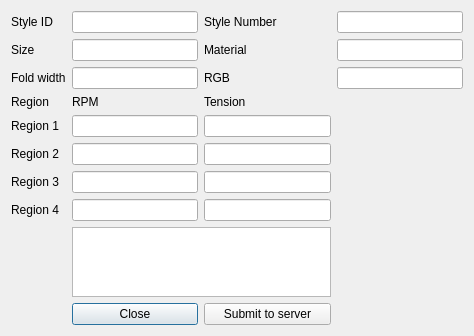
<?xml version="1.0" encoding="UTF-8"?>
<ui version="4.0">
 <class>SaveStyleForm</class>
 <widget class="QDialog" name="SaveStyleForm">
  <property name="geometry">
   <rect>
    <x>0</x>
    <y>0</y>
    <width>474</width>
    <height>269</height>
   </rect>
  </property>
  <property name="sizePolicy">
   <sizepolicy hsizetype="Fixed" vsizetype="Fixed">
    <horstretch>0</horstretch>
    <verstretch>0</verstretch>
   </sizepolicy>
  </property>
  <property name="windowTitle">
   <string>Save Style</string>
  </property>
  <layout class="QGridLayout" name="gridLayout_3">
   <item row="2" column="2">
    <widget class="QLabel" name="label_13">
     <property name="text">
      <string>Material</string>
     </property>
    </widget>
   </item>
   <item row="0" column="2">
    <widget class="QLabel" name="label">
     <property name="text">
      <string>Style Number</string>
     </property>
    </widget>
   </item>
   <item row="0" column="3">
    <widget class="QLineEdit" name="lineEdit_styleNo"/>
   </item>
   <item row="8" column="2">
    <widget class="QLineEdit" name="lineEdit_Tension_4"/>
   </item>
   <item row="0" column="1">
    <widget class="QLineEdit" name="lineEdit_styleID"/>
   </item>
   <item row="2" column="0">
    <widget class="QLabel" name="label_3">
     <property name="text">
      <string>Size</string>
     </property>
    </widget>
   </item>
   <item row="6" column="1">
    <widget class="QLineEdit" name="lineEdit_RPM_2"/>
   </item>
   <item row="12" column="1">
    <widget class="QPushButton" name="pushButton">
     <property name="text">
      <string>Close</string>
     </property>
    </widget>
   </item>
   <item row="5" column="2">
    <widget class="QLineEdit" name="lineEdit_Tension_1"/>
   </item>
   <item row="6" column="2">
    <widget class="QLineEdit" name="lineEdit_Tension_2"/>
   </item>
   <item row="12" column="2">
    <widget class="QPushButton" name="pushButton_submitToServer">
     <property name="text">
      <string>Submit to server</string>
     </property>
    </widget>
   </item>
   <item row="8" column="1">
    <widget class="QLineEdit" name="lineEdit_RPM_4"/>
   </item>
   <item row="7" column="0">
    <widget class="QLabel" name="label_9">
     <property name="text">
      <string>Region 3</string>
     </property>
    </widget>
   </item>
   <item row="4" column="0">
    <widget class="QLabel" name="label_4">
     <property name="text">
      <string>Region</string>
     </property>
    </widget>
   </item>
   <item row="5" column="0">
    <widget class="QLabel" name="label_7">
     <property name="text">
      <string>Region 1</string>
     </property>
    </widget>
   </item>
   <item row="5" column="1">
    <widget class="QLineEdit" name="lineEdit_RPM_1"/>
   </item>
   <item row="8" column="0">
    <widget class="QLabel" name="label_10">
     <property name="text">
      <string>Region 4</string>
     </property>
    </widget>
   </item>
   <item row="6" column="0">
    <widget class="QLabel" name="label_8">
     <property name="text">
      <string>Region 2</string>
     </property>
    </widget>
   </item>
   <item row="7" column="2">
    <widget class="QLineEdit" name="lineEdit_Tension_3"/>
   </item>
   <item row="7" column="1">
    <widget class="QLineEdit" name="lineEdit_RPM_3"/>
   </item>
   <item row="4" column="2">
    <widget class="QLabel" name="label_6">
     <property name="text">
      <string>Tension</string>
     </property>
    </widget>
   </item>
   <item row="2" column="1">
    <widget class="QLineEdit" name="lineEdit_size"/>
   </item>
   <item row="4" column="1">
    <widget class="QLabel" name="label_5">
     <property name="text">
      <string>RPM</string>
     </property>
    </widget>
   </item>
   <item row="0" column="0">
    <widget class="QLabel" name="label_2">
     <property name="text">
      <string>Style ID</string>
     </property>
    </widget>
   </item>
   <item row="2" column="3">
    <widget class="QLineEdit" name="lineEdit_material"/>
   </item>
   <item row="3" column="0">
    <widget class="QLabel" name="label_11">
     <property name="text">
      <string>Fold width</string>
     </property>
    </widget>
   </item>
   <item row="3" column="1">
    <widget class="QLineEdit" name="lineEdit_FoldWidth"/>
   </item>
   <item row="3" column="2">
    <widget class="QLabel" name="label_12">
     <property name="text">
      <string>RGB</string>
     </property>
    </widget>
   </item>
   <item row="3" column="3">
    <widget class="QLineEdit" name="lineEdit_RGB"/>
   </item>
   <item row="11" column="1" colspan="2">
    <widget class="QPlainTextEdit" name="txt_debug"/>
   </item>
  </layout>
 </widget>
 <resources/>
 <connections/>
</ui>
